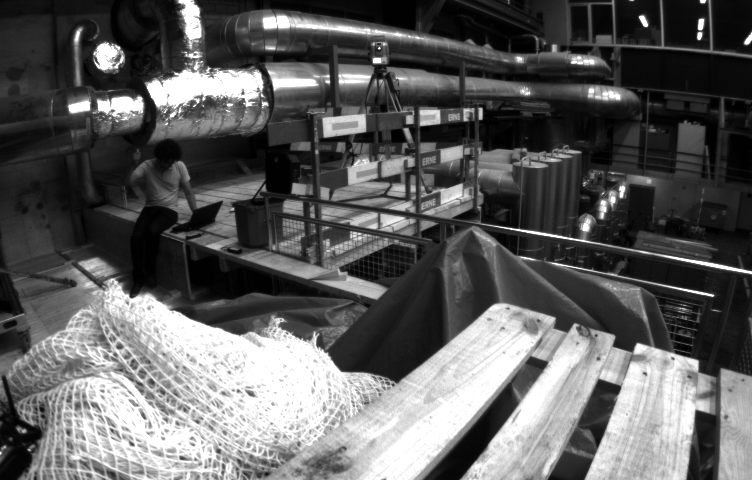
//> input picture MH_01_0.png, 752 x 480 px
$ ./freak_demo MH_01_0.png MH_01_1.png   (built with g++ and OpenCV 4)
//> lines starting //> are read from the running program, lines starting //| are printed output that depends on the picture
#include <iostream>
#include <string>
#include <chrono>

#include <opencv2/core/core.hpp>
#include <opencv2/highgui.hpp>
#include <opencv2/features2d.hpp>
#include <opencv2/xfeatures2d.hpp>
#include <opencv2/xfeatures2d/nonfree.hpp>

using namespace cv;
using namespace std;

int main(int argc, char** argv) {


    Mat img_1 = imread(argv[1], IMREAD_GRAYSCALE);
//> img_1 is the input picture: 480 rows x 752 cols, CV_8UC1; min 1, max 255, mean 94.5
    Mat img_2= imread(argv[2], IMREAD_GRAYSCALE);
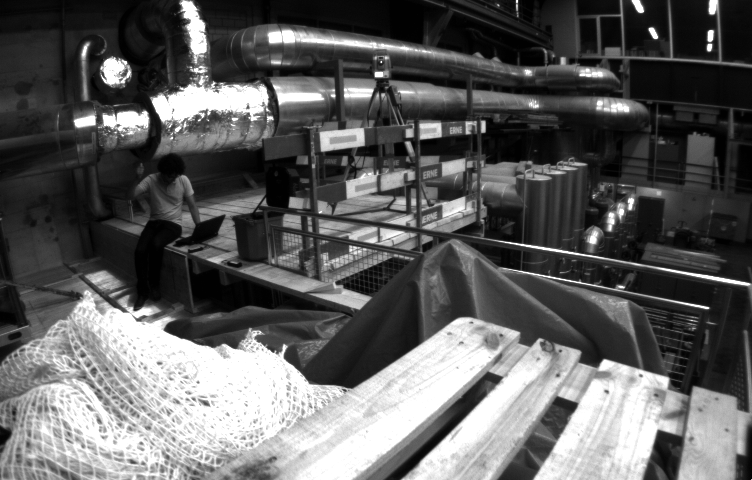
//> input picture MH_01_1.png, 752 x 480 px
//> img_2 is the input picture: 480 rows x 752 cols, CV_8UC1; min 1, max 255, mean 94.5

    std::vector<KeyPoint> keypoints_1, keypoints_2;
    Mat descriptors_1_freak, descriptors_2_freak, descriptors_1_orb, descriptors_2_orb;
    std::vector<DMatch> matches;

    // Detector
    Ptr<FastFeatureDetector> detector;
    detector = FastFeatureDetector::create();

    // Descriptor
    Ptr<xfeatures2d::FREAK> extractor_freak = xfeatures2d::FREAK::create();
    Ptr<ORB> extractor_orb = ORB::create();

    // Matching
    BFMatcher matcher(NORM_HAMMING);

    detector->detect(img_1, keypoints_1);
//> keypoints_1 = 8123 keypoints; strongest (x, y, size): (646, 26, 7), (639, 17, 7), (713, 295, 7), (699, 39, 7)
    detector->detect(img_2, keypoints_2);
//> keypoints_2 = 7483 keypoints; strongest (x, y, size): (649, 29, 7), (656, 38, 7), (708, 308, 7), (708, 50, 7)
    cout << "Keypoints detected in Image 1: " << keypoints_1.size() << endl;
//| Keypoints detected in Image 1: 8123
    cout << "Keypoints detected in Image 2: " << keypoints_2.size() << endl;
//| Keypoints detected in Image 2: 7483

    // ORB descriptor time
    chrono::steady_clock::time_point orb_start = chrono::steady_clock::now();
    extractor_orb->compute(img_1, keypoints_1, descriptors_1_orb);
//> keypoints_1 = 6900 keypoints; strongest (x, y, size): (713, 295, 7), (699, 39, 7), (378, 48, 7), (373, 62, 7)
    extractor_orb->compute(img_2, keypoints_2, descriptors_2_freak);
//> keypoints_2 = 6376 keypoints; strongest (x, y, size): (656, 38, 7), (708, 308, 7), (708, 50, 7), (381, 61, 7)
    chrono::steady_clock::time_point orb_end = chrono::steady_clock::now();
    double t_orb = chrono::duration_cast<chrono::duration<double, milli>>(orb_end - orb_start).count();
    cout << "ORB descriptor time: " << t_orb << " milliseconds" << endl;

    // FREAK descriptor time
    chrono::steady_clock::time_point freak_start = chrono::steady_clock::now();
    extractor_freak->compute(img_1, keypoints_1, descriptors_1_freak);
    extractor_freak->compute(img_2, keypoints_2, descriptors_2_freak);
    chrono::steady_clock::time_point freak_end = chrono::steady_clock::now();
    double t_freak = chrono::duration_cast<chrono::duration<double, milli>>(freak_end - freak_start).count();
    cout << "FREAK descriptor time: " << t_freak << " milliseconds" << endl;

    matcher.match(descriptors_1_freak, descriptors_2_freak, matches);
//> matches = 6900 matches


    // Display Results
    Mat matchingResult;
    drawMatches(img_1, keypoints_1, img_2, keypoints_2, matches, matchingResult);
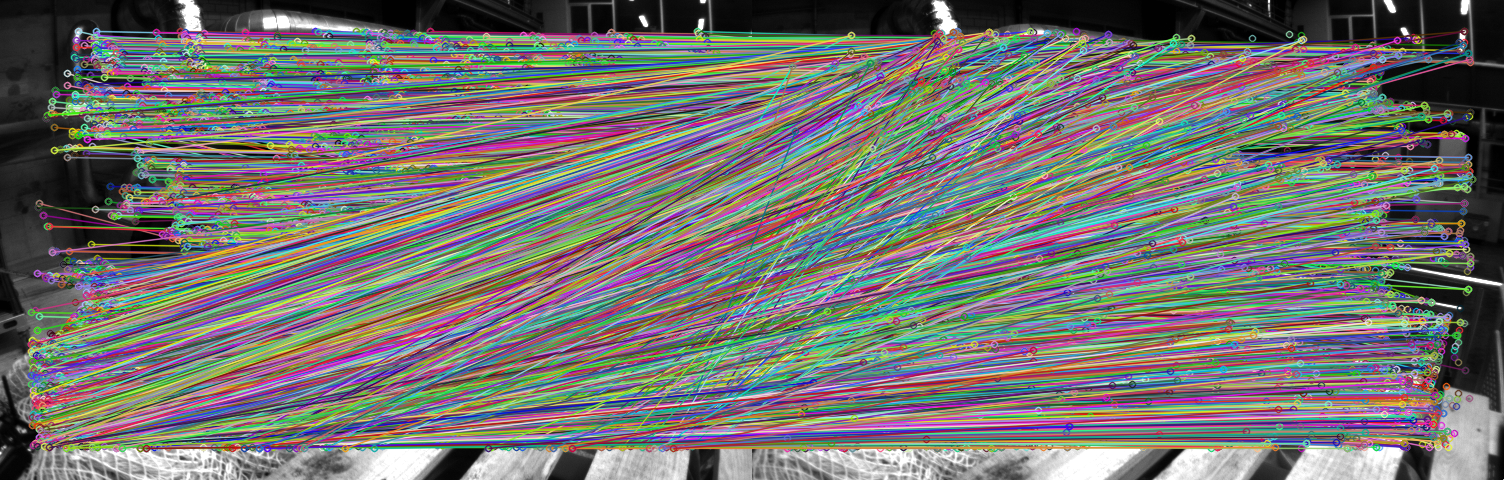
//> matchingResult: 480 rows x 1504 cols, CV_8UC3; mean B, G, R 112.2, 114.3, 115.6
    imshow("matches", matchingResult);
    waitKey(0);

    return 0;
}
